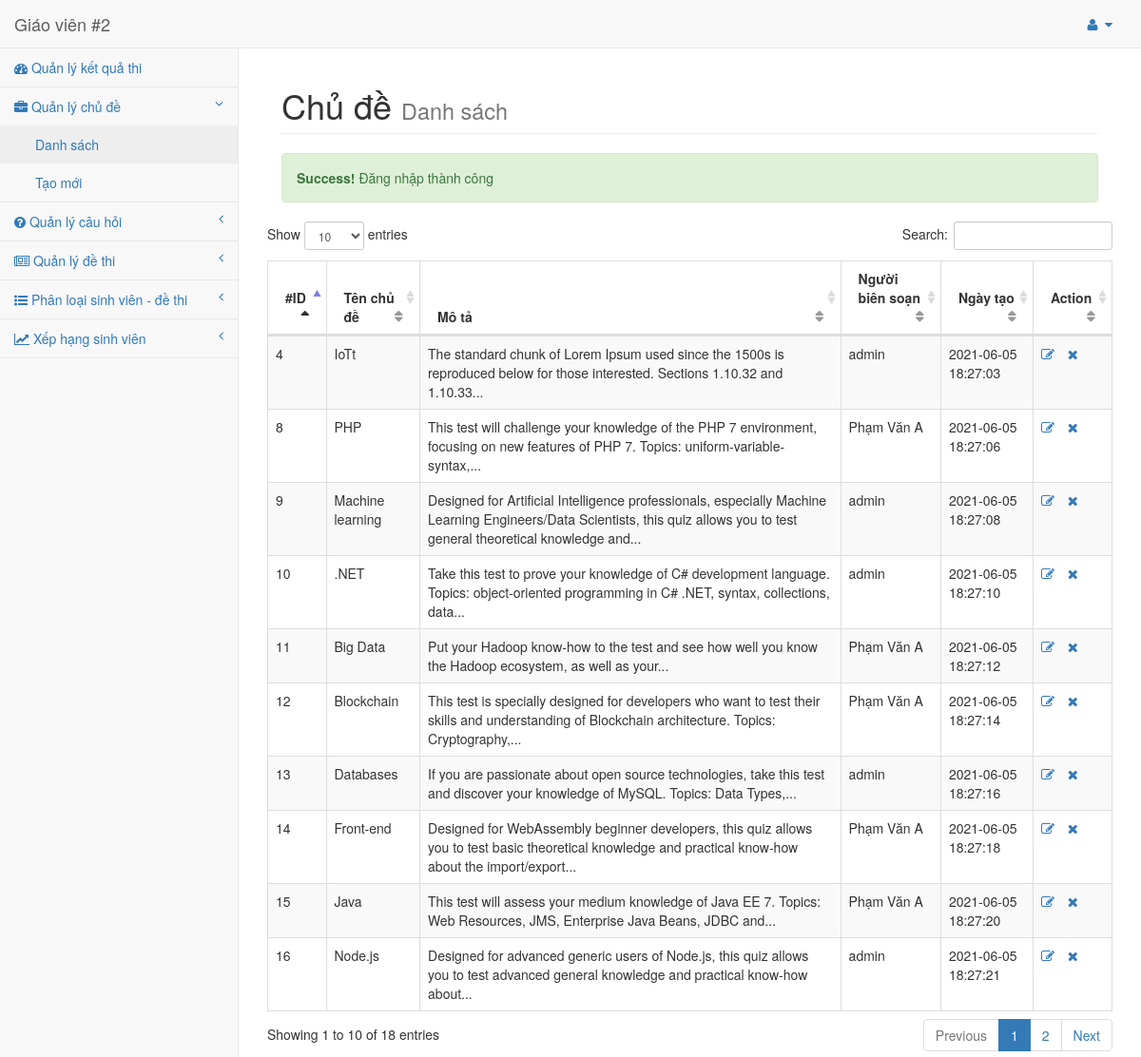
Screenshot of /?url=theme (signed in) with the database file from the repository.
### tables this page shows
CREATE TABLE `theme` (
  `theme_id` smallint(10) NOT NULL,
  `name` varchar(255) NOT NULL,
  `description` text NOT NULL,
  `created_at` timestamp NOT NULL DEFAULT current_timestamp() ON UPDATE current_timestamp(),
  `user_id` smallint(10) NOT NULL
);

### mvc/views/admin.php (called while the page is built)
<?php require_once "./mvc/views/adminhtml/index.php" ?>
<?php require_once "./mvc/views/adminhtml/header.php" ?>
<?php require_once "./mvc/views/adminhtml/menu.php" ?>
<?php require_once "./mvc/views/adminhtml/".$data["page"].".php" ?>
<?php require_once "./mvc/views/adminhtml/footer.php" ?>

### mvc/core/Controller.php (called while the page is built, shortened)
<?php
class Controller
{
    public function view($view, $data=[])
    {
        require_once "./mvc/views/".$view.".php";
    }
}

### mvc/controllers/theme.php (called while the page is built, shortened)
<?php
class Theme extends Controller
{
    public function execute()
    {
        $model = $this->model('ThemeModel');
        $data = $model->getList();
        $this->view("admin",
            [
                "page"   => "theme",
                "title"  => "Danh sách chủ đề",
                "themes" => $data
            ]
        );
    }
}

### mvc/core/App.php (called while the page is built, shortened)
<?php
class App{
    protected $action = "execute";
    function __construct(){
        $arr = $this->UrlProcess();
        if(!is_null($arr)) {
            if( file_exists("./mvc/controllers/".$arr[0].".php") ){
                unset($arr[0]);
            }
        }
        $this->controller = new $this->controller;
        $this->params = $arr?array_values($arr):[];
        call_user_func_array([$this->controller, $this->action], $this->params );
    }
    function UrlProcess(){
        if( isset($_GET["url"]) ){
            return explode("/", filter_var(trim($_GET["url"], "/")));
        }
    }
}
?>

### index.php (called while the page is built, shortened)
<?php
$myApp = new App();

### mvc/core/DB.php (called while the page is built, shortened)
<?php
class DB
{
    protected $servername = "multiple-choice.mysql.database.azure.com";
    protected $username = "it19tclcdt3";
    protected $password = "CNTTDT3@";
    public function __construct()
    {
        $this->con = mysqli_connect($this->servername, $this->username, $this->password);
    }
}

### mvc/models/ThemeModel.php (called while the page is built, shortened)
<?php
class ThemeModel extends DB
{
    public function getTableName()
    {
        return self::TABLE_NAME;
    }
    public function getList()
    {
        $sql = "SELECT a.*,b.fullname FROM {$this->getTableName()} a, admin_user b WHERE a.user_id = b.user_id";
        $result = mysqli_query($this->con, $sql);
        $data = [];
        while ($row = mysqli_fetch_assoc($result)) {
            $data[] = $row;
        }
        return $data;
    }
}

### mvc/views/adminhtml/theme.php (the view)
<div id="page-wrapper">
    <div class="container-fluid">
        <div class="row">
            <div class="col-lg-12">
                <h1 class="page-header">Chủ đề
                    <small>Danh sách</small>
                </h1>
                <?php require_once "./mvc/views/adminhtml/alert_message.php" ?>
            </div>
            <table class="table table-striped table-bordered table-hover" id="dataTables-example">
                <thead>
                <tr align="center">
                    <th>#ID</th>
                    <th>Tên chủ đề</th>
                    <th>Mô tả</th>
                    <th>Người biên soạn</th>
                    <th>Ngày tạo</th>
                    <th>Action</th>
                </tr>
                </thead>
                <tbody>
                    <?php foreach ($data['themes'] as $theme): ?>
                        <tr>
                            <td><?= $theme['theme_id']; ?></td>
                            <td><?= $theme['name']; ?></td>
                            <?php
                                $arr = explode(' ', $theme['description']);
                                $description = '';
                                if (count($arr) > 20) {
                                    foreach(array_slice($arr,0,20) as $word){
                                        $description .= ' ' . $word;
                                    }
                                    $description .= '...';
                                } else {
                                    $description = $theme['description'];
                                }
                            ?>
                            <td><?= $description; ?></td>
                            <td><?= $theme['fullname'] ?></td>
                            <td><?= $theme['created_at']; ?></td>
                            <td>
                                <a href="?url=theme/edit/<?= $theme['theme_id'] ?>">
                                    <i class="fa fa-pencil-square-o" aria-hidden="true"></i>
                                </a>
                                <a href="?url=theme/delete/<?= $theme['theme_id'] ?>"
                                   onclick="return confirm('Bạn chắc chắn muốn xóa chủ đề này chứ?');"
                                   style="margin:0 1rem;">
                                    <i class="fa fa-times" aria-hidden="true"></i>
                                </a>
                            </td>
                        </tr>
                    <?php endforeach; ?>
                </tbody>
            </table>
        </div>
    </div>
</div>

### public/css/sb-admin-2.css (style rules this page uses)
body { background-color: #f8f8f8; }
#page-wrapper { padding: 0 15px; min-height: 568px; background-color: #fff; }
@media (min-width:768px) { #page-wrapper { position: inherit; margin: 0 0 0 250px; padding: 0 30px; border-left: 1px solid #e7e7e7; } }
table.dataTable thead .sorting, table.dataTable thead .sorting_asc, table.dataTable thead .sorting_desc, table.dataTable thead .sorting_asc_disabled, table.dataTable thead .sorting_desc_disabled { background: 0 0; }
table.dataTable thead .sorting_asc:after { content: "\f0de"; float: right; font-family: fontawesome; }
table.dataTable thead .sorting:after { content: "\f0dc"; float: right; font-family: fontawesome; color: rgba(50,50,50,.5); }

### rows the page displays
theme: theme_id "4", name "IoTt", description "The standard chunk of Lorem Ipsum used since the 1500s is reproduced below for those interested. Sections 1.10.32 and 1.10.33...", user.fullname "admin", created_at "2021-06-05 18:27:03"
theme: theme_id "8", name "PHP", description "This test will challenge your knowledge of the PHP 7 environment, focusing on new features of PHP 7. Topics: uniform-variable-syntax,...", user.fullname "Phạm Văn A", created_at "2021-06-05 18:27:06"
theme: theme_id "9", name "Machine learning", description "Designed for Artificial Intelligence professionals, especially Machine Learning Engineers/Data Scientists, this quiz allows you to test general theoretical knowledge and...", user.fullname "admin", created_at "2021-06-05 18:27:08"
theme: theme_id "10", name ".NET", description "Take this test to prove your knowledge of C# development language. Topics: object-oriented programming in C# .NET, syntax, collections, data...", user.fullname "admin", created_at "2021-06-05 18:27:10"
theme: theme_id "11", name "Big Data", description "Put your Hadoop know-how to the test and see how well you know the Hadoop ecosystem, as well as your...", user.fullname "Phạm Văn A", created_at "2021-06-05 18:27:12"
theme: theme_id "12", name "Blockchain", description "This test is specially designed for developers who want to test their skills and understanding of Blockchain architecture. Topics: Cryptography,...", user.fullname "Phạm Văn A", created_at "2021-06-05 18:27:14"
theme: theme_id "13", name "Databases", description "If you are passionate about open source technologies, take this test and discover your knowledge of MySQL. Topics: Data Types,...", user.fullname "admin", created_at "2021-06-05 18:27:16"
theme: theme_id "14", name "Front-end", description "Designed for WebAssembly beginner developers, this quiz allows you to test basic theoretical knowledge and practical know-how about the import/export...", user.fullname "Phạm Văn A", created_at "2021-06-05 18:27:18"
theme: theme_id "15", name "Java", description "This test will assess your medium knowledge of Java EE 7. Topics: Web Resources, JMS, Enterprise Java Beans, JDBC and...", user.fullname "Phạm Văn A", created_at "2021-06-05 18:27:20"
theme: theme_id "16", name "Node.js", description "Designed for advanced generic users of Node.js, this quiz allows you to test advanced general knowledge and practical know-how about...", user.fullname "admin", created_at "2021-06-05 18:27:21"

### other values shown
$_SESSION['user_id'] "2"
$_SESSION['success'] "Đăng nhập thành công"
